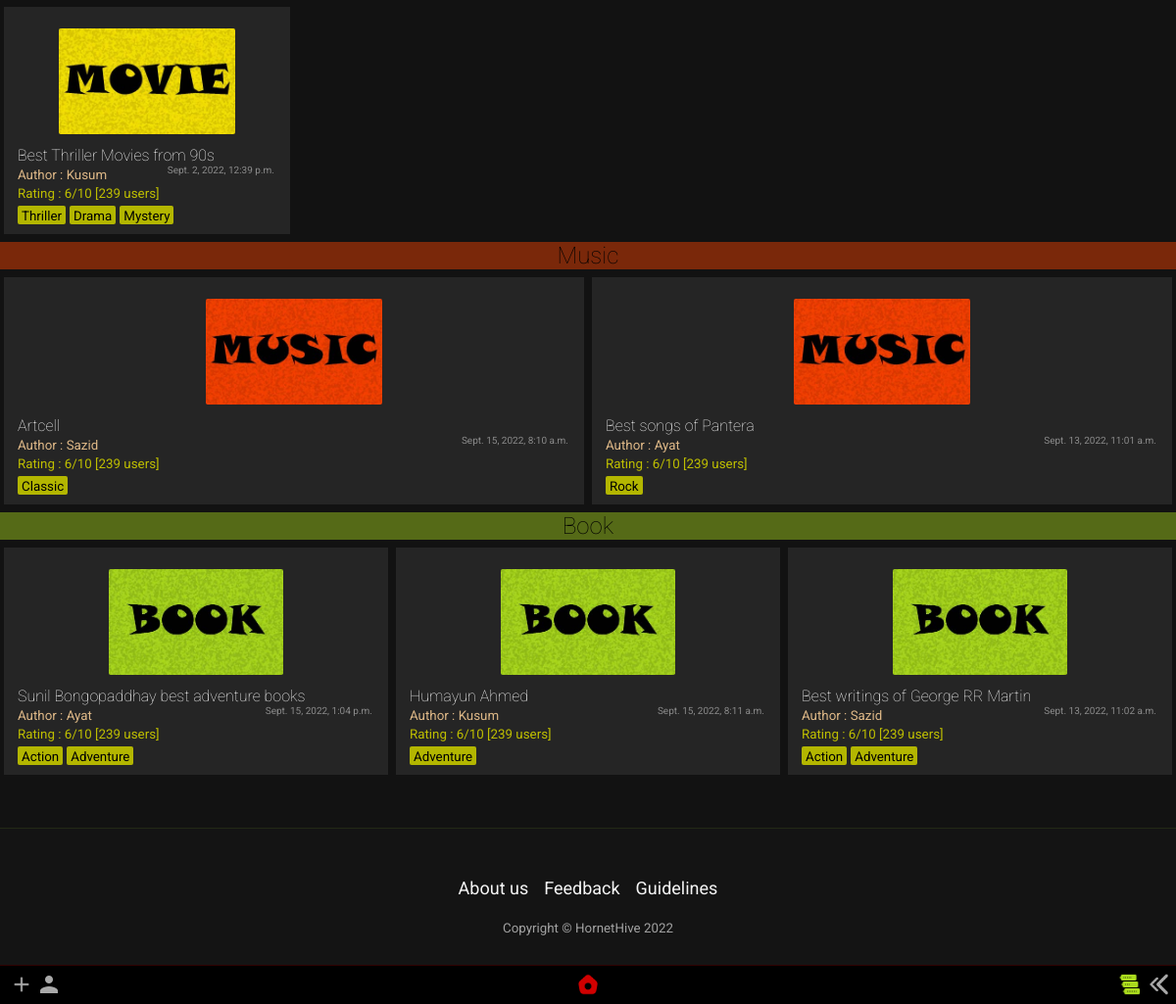
/home/all (lower part), run on an earlier commit of the app's database.
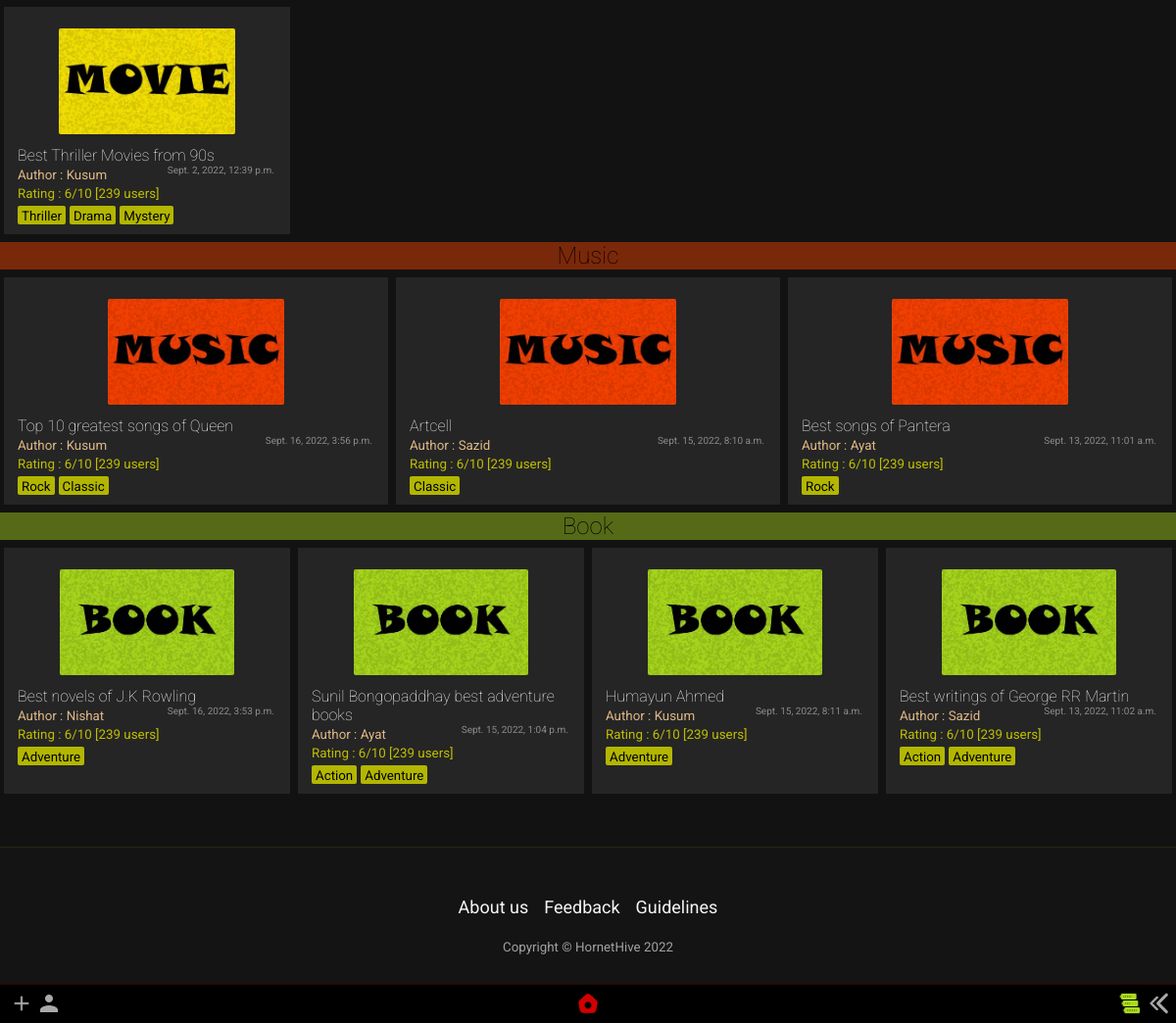
And on a later commit of the database.
### app/models.py (models this page shows, shortened)
class List(models.Model):
    title = models.CharField(max_length=65)
    author = models.ForeignKey('Author',on_delete=models.SET_NULL,null=True)
    genre = models.ManyToManyField('Genre')
    posted = models.DateTimeField(auto_now_add=True)
    content = RichTextField(null=True,default=' ')
    type = models.CharField(max_length=10,default="Movie")
    slug = models.SlugField(max_length= 300,null=True, blank = True, unique=True)

class Author(models.Model):
    name = models.CharField(max_length=300)
    def __str__(self):
        return self.name

class Genre(models.Model):
    name = models.CharField(max_length=150)
    def __str__(self):
        return self.name

class MusicList(models.Model):
    title = models.CharField(max_length=65)
    author = models.ForeignKey('Author',on_delete=models.SET_NULL,null=True)
    genre = models.ManyToManyField('MusicGenre')
    posted = models.DateTimeField(auto_now_add=True)
    content = RichTextField(null=True,default=' ')
    type = models.CharField(max_length=10,default="Music")
    slug = models.SlugField(max_length= 300,null=True, blank = True, unique=True)

class MusicGenre(models.Model):
    name = models.CharField(max_length=150)
    def __str__(self):
        return self.name

class BookList(models.Model):
    title = models.CharField(max_length=65)
    author = models.ForeignKey('Author',on_delete=models.SET_NULL,null=True)
    genre = models.ManyToManyField('BookGenre')
    posted = models.DateTimeField(auto_now_add=True)
    content = RichTextField(null=True,default=' ')
    type = models.CharField(max_length=10,default="book")
    slug = models.SlugField(max_length= 300,null=True, blank = True, unique=True)

class BookGenre(models.Model):
    name = models.CharField(max_length=150)
    def __str__(self):
        return self.name

### app/views.py (the view)
# urls.py: path('all',views.all, name='all'),
def all(request):
    movie = List.objects.filter(posted__gte=timezone.now() - timedelta(days=30)).all().order_by("-id")
    music = MusicList.objects.filter(posted__gte=timezone.now() - timedelta(days=30)).all().order_by("-id")
    book = BookList.objects.filter(posted__gte=timezone.now() - timedelta(days=30)).all().order_by("-id")
    allPosts = list(movie)
    allPostsmusic = list(music)
    allPostsbook = list(book)
    params = {'allPosts' : allPosts, 'allPostsmusic' : allPostsmusic, 'allPostsbook' : allPostsbook}
    return render(request, 'app/all.html', params)

### templates/app/all.html (shortened to what this page needs)
{% extends "index.html" %}
{% load static %}
{% block content %}
<section>
  <div class="contain-sec movie-contain" id="contain-sec">
    {% for lola in allPosts %}
    <div class="elements">
      <div class="thumb">
        <img src="{% static 'app/images/movie-poster.jpg' %}" width="100px" />
      </div>
      <div class="Title">
        <a href="list/{{lola.slug}}/"><h4 class="tit">{{lola.title}}</h4></a>
      </div>
      <div class="Author">
        <small>Author : {{lola.author}}<span>{{lola.posted}}</span></small>
      </div>
      <div class="rating"><small>Rating : 6/10 [239 users]</small></div>
        {% for tag in lola.genre.all %}
        <div class="Genre">
        <small>{{ tag }}</small>
        </div>
          {% empty %}
          No tags!
        {% endfor %}
    </div>
    {% endfor %}
  </div>
  <div class="headline headline-middle"><h1 class="headline-all">Music</h1></div>
  <div class="contain-sec music-contain" id="contain-sec">
    {% for lola in allPostsmusic %}
    <div class="elements">
      <div class="thumb">
        <img src="{% static 'app/images/music-poster.jpg' %}" width="100px" />
      </div>
      <div class="Title">
        <a href="musiclist/{{lola.slug}}/"><h4 class="tit">{{lola.title}}</h4></a>
      </div>
      <div class="Author">
        <small>Author : {{lola.author}}<span>{{lola.posted}}</span></small>
      </div>
      <div class="rating"><small>Rating : 6/10 [239 users]</small></div>
        {% for tag in lola.genre.all %}
        <div class="Genre">
        <small>{{ tag }}</small>
        </div>
          {% empty %}
          No tags!
        {% endfor %}
    </div>
    {% endfor %}
  </div>
  <div class="headline headline-bottom"><h1 class="headline-all">Book</h1></div>
  <div class="contain-sec book-contain" id="contain-sec">
    {% for lola in allPostsbook %}
    <div class="elements">
      <div class="thumb">
        <img src="{% static 'app/images/book-poster.jpg' %}" width="100px" />
      </div>
      <div class="Title">
        <a href="booklist/{{lola.slug}}/"><h4 class="tit">{{lola.title}}</h4></a>
      </div>
      <div class="Author">
        <small>Author : {{lola.author}}<span>{{lola.posted}}</span></small>
      </div>
      <div class="rating"><small>Rating : 6/10 [239 users]</small></div>
        {% for tag in lola.genre.all %}
        <div class="Genre">
        <small>{{ tag }}</small>
        </div>
          {% empty %}
          No tags!
        {% endfor %}
    </div>
    {% endfor %}
  </div>
</section>
<footer class="fout">
  <div class="foot-options">
  <a href="{% url "app:about_us" %}">About us</a>
  <a href="{% url "app:feedback" %}">Feedback</a>
  <a href="{% url "app:guidelines" %}">Guidelines</a>
  </div>
  <div class="foot-copy">
  <small>Copyright &copy; HornetHive 2022</small>
  </div>
</footer>
{% endblock content %}

What changed in the data, as far as the page shows it:
added MusicList: title "Top 10 greatest songs of Queen", author "Kusum", posted "Sept. 16, 2022, 3:56 p.m.", MusicGenre (name "Rock"), MusicGenre (name "Classic")
added BookList: title "Best novels of J.K Rowling", author "Nishat", posted "Sept. 16, 2022, 3:53 p.m.", BookGenre (name "Adventure")
